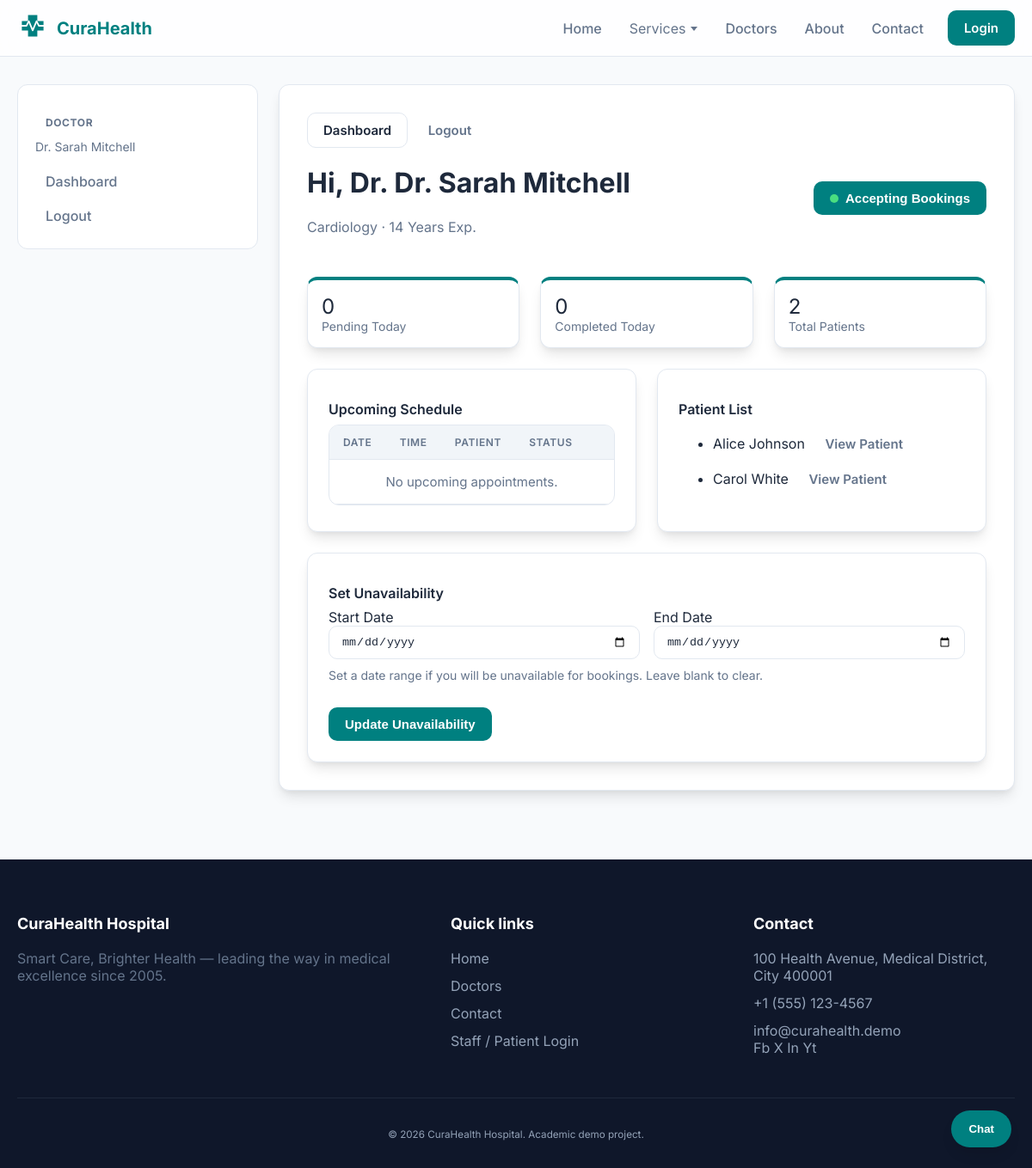
The app's page /doctor/dashboard (signed in) with its own data.
### models/doctor.py (models this page shows, shortened)
class Doctor(db.Model):
    __tablename__ = "doctors"
    id = db.Column(db.Integer, primary_key=True)
    name = db.Column(db.String(120), nullable=False)
    email = db.Column(db.String(120), unique=True, nullable=False, index=True)
    password_hash = db.Column(db.String(256), nullable=False)
    phone = db.Column(db.String(32), default="")
    experience_years = db.Column(db.Integer, default=0)
    bio = db.Column(db.Text, default="")
    specialization = db.Column(db.String(120), default="")
    image_url = db.Column(db.String(255), default="/static/img/doctor-placeholder.jpg")
    consultation_fee = db.Column(db.Float, default=500.0)
    is_active = db.Column(db.Boolean, default=True)
    unavailability_start_date = db.Column(db.Date, nullable=True)
    unavailability_end_date = db.Column(db.Date, nullable=True)
    qualifications = db.Column(db.Text, default="")
    department_id = db.Column(db.Integer, db.ForeignKey("departments.id"), nullable=False)
    department = db.relationship("Department", back_populates="doctors")
    appointments = db.relationship(
        "Appointment", back_populates="doctor", lazy=True, cascade="all, delete-orphan"
    )

### models/department.py (models this page shows, shortened)
class Department(db.Model):
    __tablename__ = "departments"
    id = db.Column(db.Integer, primary_key=True)
    name = db.Column(db.String(120), nullable=False, unique=True)
    description = db.Column(db.Text, default="")
    doctors = db.relationship("Doctor", back_populates="department", lazy=True)

### models/patient.py (models this page shows, shortened)
class Patient(db.Model):
    __tablename__ = "patients"
    id = db.Column(db.Integer, primary_key=True)
    name = db.Column(db.String(120), nullable=False)
    email = db.Column(db.String(120), unique=True, nullable=False, index=True)
    password_hash = db.Column(db.String(256), nullable=False)
    phone = db.Column(db.String(32), default="")
    date_of_birth = db.Column(db.Date, nullable=True)
    gender = db.Column(db.String(20), default="")
    address = db.Column(db.Text, default="")
    appointments = db.relationship(
        "Appointment", back_populates="patient", lazy=True, cascade="all, delete-orphan"
    )

### routes/doctor.py (the view)
@doctor_bp.route("/dashboard")
@doctor_required
def dashboard():
    doc = Doctor.query.get_or_404(session["doctor_id"])
    from datetime import date, datetime, timedelta
    today = date.today()
    now = datetime.now()
    missed_appointments = Appointment.query.filter(
        Appointment.doctor_id == doc.id,
        Appointment.status == "scheduled",
        Appointment.appointment_date <= today,
    ).all()
    for appt in missed_appointments:
        try:
            appt_time_str = appt.time_slot.split('-')[0].strip()
            if ':' not in appt_time_str:
                continue
            if len(appt_time_str.split(':')[0]) == 1:
                appt_time_str = '0' + appt_time_str
            appt_datetime = datetime.strptime(f"{appt.appointment_date} {appt_time_str}", "%Y-%m-%d %H:%M")
            if now > appt_datetime + timedelta(hours=6):
                appt.status = "missed"
        except Exception:
            pass
    db.session.commit()
    upcoming = (
        Appointment.query.filter(
            Appointment.doctor_id == doc.id,
            Appointment.appointment_date >= today,
            Appointment.status == "scheduled",
        )
        .order_by(Appointment.appointment_date, Appointment.time_slot)
        .all()
    )
    patient_ids = (
        db.session.query(Appointment.patient_id)
        .filter_by(doctor_id=doc.id)
        .distinct()
        .all()
    )
    pats = Patient.query.filter(Patient.id.in_([r[0] for r in patient_ids])).all()
    stats = {
        "pending_today": Appointment.query.filter_by(doctor_id=doc.id, appointment_date=today, status="scheduled").count(),
        "completed_today": Appointment.query.filter_by(doctor_id=doc.id, appointment_date=today, status="completed").count(),
    }
    return render_template(
        "doctor/dashboard.html",
        doctor=doc,
        upcoming=upcoming,
        patients=pats,
        stats=stats,
        slot_label=slot_label,
    )

### app.py (called while the page is built)
def create_app(config_class=Config):
    app = Flask(__name__)
    app.config.from_object(config_class)
    instance_dir = os.path.join(os.path.dirname(os.path.abspath(__file__)), "instance")
    os.makedirs(instance_dir, exist_ok=True)
    db.init_app(app)
    app.register_blueprint(public_bp)
    app.register_blueprint(patient_bp)
    app.register_blueprint(doctor_bp)
    app.register_blueprint(admin_bp)
    @app.context_processor
    def inject_globals():
        from datetime import datetime
        try:
            depts = Department.query.order_by(Department.name).limit(24).all()
        except Exception:
            depts = []
        return {"nav_departments": depts, "current_year": datetime.now().year}
    with app.app_context():
        db.create_all()
        seed_if_empty(app)
    return app

### utils/auth_helpers.py (called while the page is built)
def doctor_required(f):
    @wraps(f)
    def wrapped(*args, **kwargs):
        if not session.get("doctor_id"):
            flash("Please sign in as a doctor to continue.", "warning")
            return redirect(url_for("doctor.login"))
        return f(*args, **kwargs)
    return wrapped

### templates/doctor/dashboard.html (shortened to what this page needs)
{% extends "dashboard_base.html" %}
{% block sidebar %}
<nav class="side-nav">
  <div class="side-title">Doctor</div>
  <div class="muted small" style="margin: 0 0 10px;">{{ doctor.name }}</div>
  <a class="nav-link active" href="{{ url_for('doctor.dashboard') }}">Dashboard</a>
  <a class="nav-link" href="{{ url_for('doctor.logout') }}">Logout</a>
</nav>
{% endblock %}
{% block mobile_nav_inner %}
<div class="mobile-actions">
  <a class="btn btn-secondary btn-sm" href="{{ url_for('doctor.dashboard') }}">Dashboard</a>
  <a class="btn btn-ghost btn-sm" href="{{ url_for('doctor.logout') }}">Logout</a>
</div>
{% endblock %}
{% block dashboard_content %}
<header class="section-head row-between">
  <div>
    <h1>Hi, Dr. {{ doctor.name }}</h1>
    <p class="muted">{{ doctor.department.name }} · {{ doctor.experience_years }} Years Exp.</p>
  </div>
  <form method="post" action="{{ url_for('doctor.toggle_availability') }}">
    <button type="submit" class="btn {% if doctor.is_active %}btn-primary{% else %}btn-secondary{% endif %}" style="display: flex; align-items: center; gap: 8px;">
      <span style="width: 10px; height: 10px; border-radius: 50%; background: {% if doctor.is_active %}#4ade80{% else %}#f87171{% endif %};"></span>
      {{ 'Accepting Bookings' if doctor.is_active else 'Not Available' }}
    </button>
  </form>
</header>
<div class="grid grid-3" style="margin-bottom: 24px;">
  <div class="card" style="border-top: 4px solid var(--primary); padding: 16px;">
    <div class="stat" style="font-size: 1.5rem;">{{ stats.pending_today }}</div>
    <div class="muted small">Pending Today</div>
  </div>
  <div class="card" style="border-top: 4px solid var(--primary); padding: 16px;">
    <div class="stat" style="font-size: 1.5rem;">{{ stats.completed_today }}</div>
    <div class="muted small">Completed Today</div>
  </div>
  <div class="card" style="border-top: 4px solid var(--primary); padding: 16px;">
    <div class="stat" style="font-size: 1.5rem;">{{ patients|length }}</div>
    <div class="muted small">Total Patients</div>
  </div>
</div>
<div class="grid grid-2">
  <section class="card">
    <h2 class="h6">Upcoming Schedule</h2>
    <div class="table-wrap">
      <table class="table">
        <thead><tr><th>Date</th><th>Time</th><th>Patient</th><th>Status</th><th></th></tr></thead>
        <tbody>
          {% for a in upcoming %}
          <tr>
            <td>{{ a.appointment_date.strftime('%Y-%m-%d') }}</td>
            <td>{{ slot_label(a.time_slot) }}</td>
            <td>{{ a.patient.name }}</td>
            <td><span class="badge">{{ a.status }}</span></td>
            <td><a class="btn btn-secondary btn-sm" href="{{ url_for('doctor.consultation', appt_id=a.id) }}">Start Consultation</a></td>
          </tr>
          {% else %}
          <tr><td colspan="5" class="muted" style="text-align:center; padding: 16px;">No upcoming appointments.</td></tr>
          {% endfor %}
        </tbody>
      </table>
    </div>
  </section>
  <section class="card">
    <h2 class="h6">Patient List</h2>
    <ul class="list" style="margin-top: 10px;">
      {% for p in patients %}
      <li class="list-row">
        <span>{{ p.name }}</span>
        <a class="btn btn-ghost btn-sm" href="{{ url_for('doctor.patient_detail', patient_id=p.id) }}">View Patient</a>
      </li>
      {% else %}
      <li class="muted small">No patients yet.</li>
      {% endfor %}
    </ul>
  </section>
</div>
<section class="card" style="margin-top: 24px;">
  <h2 class="h6">Set Unavailability</h2>
  <form method="post" action="{{ url_for('doctor.set_unavailability') }}" class="form">
    <div class="grid grid-2" style="gap: 16px;">
      <div class="field">
        <label>Start Date</label>
        <input type="date" name="start_date" class="input" value="{{ doctor.unavailability_start_date.strftime('%Y-%m-%d') if doctor.unavailability_start_date else '' }}">
      </div>
      <div class="field">
        <label>End Date</label>
        <input type="date" name="end_date" class="input" value="{{ doctor.unavailability_end_date.strftime('%Y-%m-%d') if doctor.unavailability_end_date else '' }}">
      </div>
    </div>
    <p class="muted small" style="margin-top: 10px;">Set a date range if you will be unavailable for bookings. Leave blank to clear.</p>
    <button type="submit" class="btn btn-primary" style="margin-top: 15px;">Update Unavailability</button>
  </form>
</section>
{% endblock %}

### static/css/style.css (style rules this page uses)
:root { --bg: #F8FAFC; --surface: #FFFFFF; --card: #FFFFFF; --card2: #F1F5F9; --text: #1E293B; --muted: #64748B; --border: #E2E8F0; --shadow: 0 10px 15px -3px rgba(0, 0, 0, 0.1), 0 4px 6px -2px rgba(0, 0, 0, 0.05); --primary: #008080; --primary-light: #2DD4BF; --danger: #EF4444; --success: #10B981; --warn: #F59E0B; --radius: 12px; --radius2: 16px; --wrap: 1200px; }
* { box-sizing: border-box; }
html,body { height:100%; }
body.page { margin:0; font-family: 'Inter', ui-sans-serif, system-ui, -apple-system, Segoe UI, Roboto, Arial, sans-serif; color: var(--text); background-color: var(--bg); }
a { color: inherit; text-decoration: none; transition: color 0.2s; }
.muted { color: var(--muted); }
.small { font-size: 0.875rem; }
.h6 { font-size: 1rem; margin: 12px 0 8px; font-weight: 600; }
.nav-link { display:inline-flex; align-items:center; gap: 6px; padding: 8px 12px; border-radius: 8px; color: var(--muted); font-weight: 500; }
.btn { display:inline-flex; align-items:center; justify-content:center; gap: 8px; border-radius: 10px; padding: 10px 18px; border: 1px solid transparent; cursor: pointer; font-weight: 600; font-size: 0.9375rem; transition: all 0.2s; text-decoration:none; }
.btn-primary { background: var(--primary); color: white; }
.btn-secondary { background: white; border-color: var(--border); color: var(--text); }
.btn-ghost { background: transparent; color: var(--muted); }
.input { width: 100%; padding: 10px 14px; border-radius: 10px; border: 1px solid var(--border); background: white; color: var(--text); outline: none; transition: border-color 0.2s, box-shadow 0.2s; }
.section-head { display:grid; gap: 8px; margin-bottom: 32px; }
.row-between { display:flex; align-items:center; justify-content:space-between; gap: 16px; flex-wrap: wrap; }
.grid { display:grid; gap: 24px; }
.grid-2 { grid-template-columns: repeat(2, minmax(0, 1fr)); }
.grid-3 { grid-template-columns: repeat(3, minmax(0, 1fr)); }
.card { background: var(--surface); border: 1px solid var(--border); border-radius: var(--radius); padding: 24px; box-shadow: var(--shadow); transition: transform 0.2s, border-color 0.2s; }
.side-nav { display:grid; gap: 4px; }
.side-title { font-weight: 700; text-transform: uppercase; font-size: 0.75rem; color: var(--muted); margin: 16px 0 8px 12px; letter-spacing: 0.05em; }
.table-wrap { overflow:auto; border-radius: 12px; border: 1px solid var(--border); }
.table { width: 100%; border-collapse: collapse; font-size: 0.9375rem; }
.table th, .table td { padding: 12px 16px; border-bottom: 1px solid var(--border); text-align: left; }
.table thead th { color: var(--muted); font-weight: 600; font-size: 0.75rem; text-transform: uppercase; letter-spacing: 0.05em; background: var(--card2); }

### records on screen
Doctor: name "Dr. Sarah Mitchell", experience_years "14", is_active "Accepting Bookings"
Department: department.name "Cardiology"
Patient: name "Alice Johnson"
Patient: name "Carol White"

### other values on screen
{{ stats.pending_today }} "0"
{{ stats.completed_today }} "0"
{{ patients|length }} "2"
